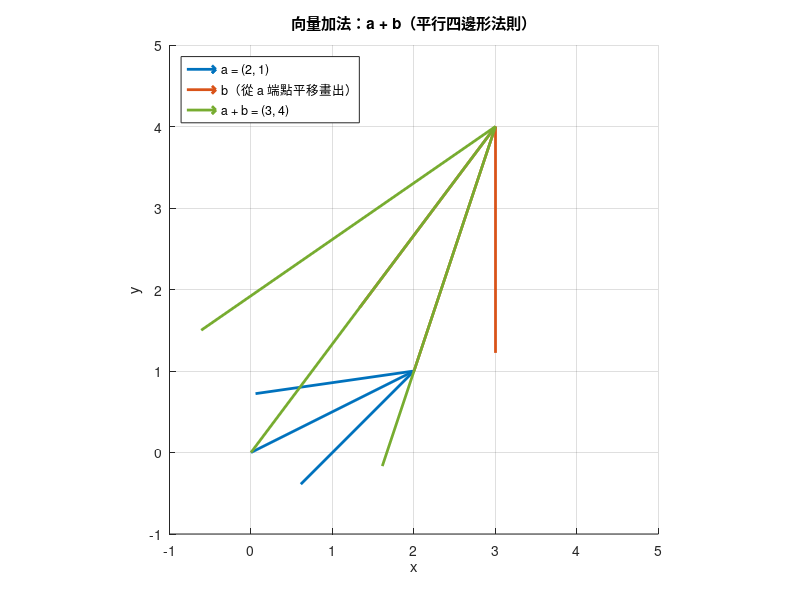
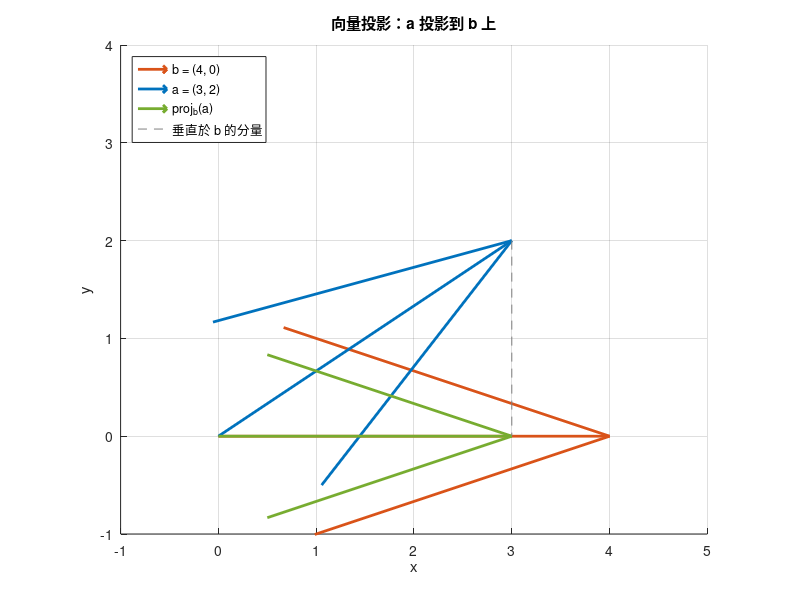

Write the MATLAB code that produced these figures, in order.
% 注意：本檔案已使用 GNU Octave 10.2 實際執行驗證通過（輸出數值與同章 Python 版本一致）。
% 由於作者端目前沒有正版 MATLAB 授權，尚未在正式 MATLAB 環境中執行過；
% 語法均為標準 MATLAB 語法，理論上可直接執行，但仍建議你在 MATLAB 中重新執行一次以完全確認。
%
% 第 1 章：向量基礎（MATLAB 實作）
%
% 本腳本示範：
%   1. 純量與向量的建立（行向量／列向量）
%   2. 向量加法、純量乘法（含幾何圖示）
%   3. 向量的範數（L1、L2、L∞）
%   4. 內積、夾角、正交性判斷
%   5. 單位向量（normalize）
%   6. 向量投影（projection）
%
% 執行方式：於 MATLAB 中執行 run('ch01_vectors.m')

clear; clc; close all;

%% 1. 純量與向量
disp('============================================================')
disp('1. 純量與向量')
disp('============================================================')

s = 3.0;
fprintf('純量 s = %.1f\n', s);

% 行向量（column vector）：MATLAB 中用分號分隔各元素
v_col = [2; 3];
disp('行向量 v (column vector):')
disp(v_col)

% 列向量（row vector）：MATLAB 中用逗號（或空白）分隔各元素
v_row = [2, 3];
disp('列向量 v (row vector):')
disp(v_row)

%% 2. 向量加法與純量乘法
disp('============================================================')
disp('2. 向量加法與純量乘法')
disp('============================================================')

a = [2, 1];
b = [1, 3];

a_plus_b = a + b;
fprintf('向量 a = [%d, %d]\n', a(1), a(2));
fprintf('向量 b = [%d, %d]\n', b(1), b(2));
fprintf('向量 a + b = [%d, %d]\n', a_plus_b(1), a_plus_b(2));

k = 2;
k_times_a = k * a;
fprintf('純量乘法 %d * a = [%d, %d]\n', k, k_times_a(1), k_times_a(2));

%% 3. 向量的長度／範數（L1、L2、L∞）
disp('============================================================')
disp('3. 向量的長度／範數')
disp('============================================================')

v = [3, -4];
fprintf('向量 v = [%d, %d]\n', v(1), v(2));

l1_norm = norm(v, 1);
l2_norm = norm(v, 2);
linf_norm = norm(v, Inf);

fprintf('L1 範數 ||v||_1 = %.4f\n', l1_norm);
fprintf('L2 範數 ||v||_2 = %.4f\n', l2_norm);
fprintf('L∞ 範數 ||v||_inf = %.4f\n', linf_norm);

%% 4. 內積、夾角與正交性
disp('============================================================')
disp('4. 內積、夾角與正交性')
disp('============================================================')

u = [1, 2];
w = [3, -1];

dot_uw = dot(u, w);
fprintf('向量 u = [%d, %d]\n', u(1), u(2));
fprintf('向量 w = [%d, %d]\n', w(1), w(2));
fprintf('內積 u . w = %d\n', dot_uw);

norm_u = norm(u);
norm_w = norm(w);
cos_theta = dot_uw / (norm_u * norm_w);
theta_rad = acos(cos_theta);
theta_deg = rad2deg(theta_rad);

fprintf('|u| = %.6f\n', norm_u);
fprintf('|w| = %.6f\n', norm_w);
fprintf('cos(theta) = %.6f\n', cos_theta);
fprintf('theta (degrees) = %.6f\n', theta_deg);

% 正交性判斷：內積是否為 0
p = [1, 0];
q = [0, 1];
dot_pq = dot(p, q);
fprintf('\n向量 p = [%d, %d]、向量 q = [%d, %d]\n', p(1), p(2), q(1), q(2));
if abs(dot_pq) < 1e-10
    fprintf('p . q = %d -> p 與 q 正交\n', dot_pq);
else
    fprintf('p . q = %d -> p 與 q 不正交\n', dot_pq);
end

%% 5. 單位向量（normalize）
disp('============================================================')
disp('5. 單位向量（normalize）')
disp('============================================================')

x = [3, 4];
x_norm = norm(x);
x_unit = x / x_norm;

fprintf('向量 x = [%d, %d]\n', x(1), x(2));
fprintf('|x| = %.4f\n', x_norm);
fprintf('單位向量 x_hat = x / |x| = [%.4f, %.4f]\n', x_unit(1), x_unit(2));
fprintf('驗證 |x_hat| = %.4f\n', norm(x_unit));

%% 6. 向量投影（projection of a onto b）
disp('============================================================')
disp('6. 向量投影（projection of a onto b）')
disp('============================================================')

a2 = [3, 2];
b2 = [4, 0];

scalar_proj = dot(a2, b2) / norm(b2);
proj_vec = (dot(a2, b2) / dot(b2, b2)) * b2;

fprintf('向量 a = [%d, %d]\n', a2(1), a2(2));
fprintf('向量 b = [%d, %d]\n', b2(1), b2(2));
fprintf('純量投影 (scalar projection) = %.4f\n', scalar_proj);
fprintf('向量投影 proj_b(a) = [%.4f, %.4f]\n', proj_vec(1), proj_vec(2));

%% 7. 幾何圖示：向量加法
disp('============================================================')
disp('7. 繪製向量加法幾何圖')
disp('============================================================')

figure('Position', [100, 100, 500, 500]);
hold on;
quiver(0, 0, a(1), a(2), 0, 'Color', [0 0.447 0.741], 'LineWidth', 2, 'MaxHeadSize', 0.5);
quiver(a(1), a(2), b(1), b(2), 0, 'Color', [0.85 0.325 0.098], 'LineWidth', 2, 'MaxHeadSize', 0.5);
quiver(0, 0, a_plus_b(1), a_plus_b(2), 0, 'Color', [0.466 0.674 0.188], 'LineWidth', 2, 'MaxHeadSize', 0.5);
xlim([-1, 5]);
ylim([-1, 5]);
axis equal;
grid on;
xlabel('x');
ylabel('y');
title('向量加法：a + b（平行四邊形法則）');
legend('a = (2, 1)', 'b（從 a 端點平移畫出）', 'a + b = (3, 4)', 'Location', 'northwest');
saveas(gcf, 'vector_addition_matlab.png');
fprintf('已儲存向量加法示意圖至: vector_addition_matlab.png\n');

%% 8. 幾何圖示：向量投影
figure('Position', [100, 100, 500, 500]);
hold on;
quiver(0, 0, b2(1), b2(2), 0, 'Color', [0.85 0.325 0.098], 'LineWidth', 2, 'MaxHeadSize', 0.5);
quiver(0, 0, a2(1), a2(2), 0, 'Color', [0 0.447 0.741], 'LineWidth', 2, 'MaxHeadSize', 0.5);
quiver(0, 0, proj_vec(1), proj_vec(2), 0, 'Color', [0.466 0.674 0.188], 'LineWidth', 2, 'MaxHeadSize', 0.5);
plot([a2(1), proj_vec(1)], [a2(2), proj_vec(2)], '--', 'Color', [0.5 0.5 0.5]);
xlim([-1, 5]);
ylim([-1, 4]);
axis equal;
grid on;
xlabel('x');
ylabel('y');
title('向量投影：a 投影到 b 上');
legend('b = (4, 0)', 'a = (3, 2)', 'proj_b(a)', '垂直於 b 的分量', 'Location', 'northwest');
saveas(gcf, 'vector_projection_matlab.png');
fprintf('已儲存向量投影示意圖至: vector_projection_matlab.png\n');

fprintf('\n全部範例執行完畢。\n');
